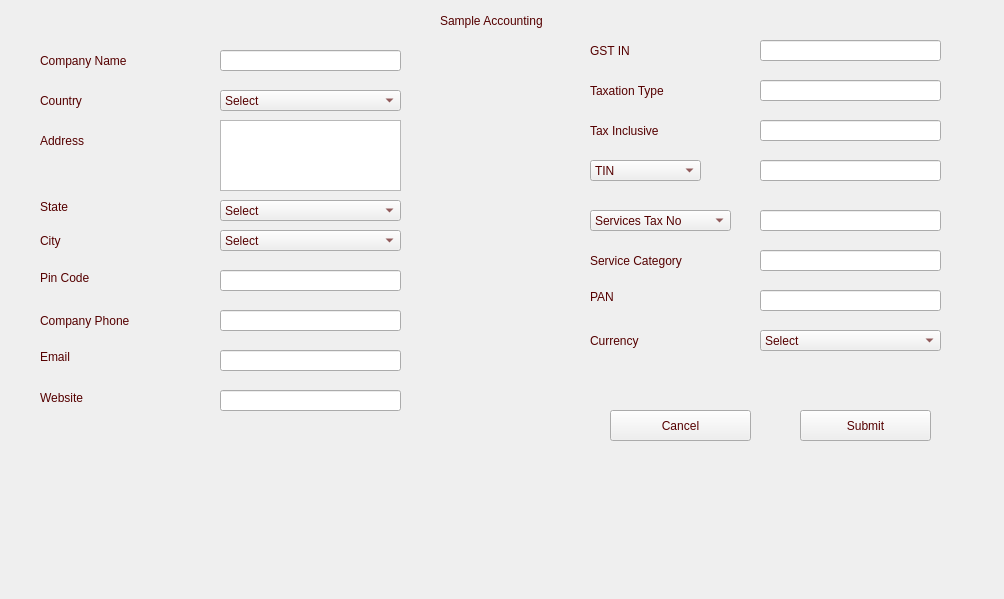
<?xml version="1.0" encoding="UTF-8"?>
<ui version="4.0">
 <class>ImageDisplay</class>
 <widget class="QWidget" name="ImageDisplay">
  <property name="geometry">
   <rect>
    <x>0</x>
    <y>0</y>
    <width>1004</width>
    <height>599</height>
   </rect>
  </property>
  <property name="windowTitle">
   <string>Form</string>
  </property>
  <property name="styleSheet">
   <string notr="true">font: 75 12pt &quot;MS Shell Dlg 2&quot;;

color: rgb(85, 0, 0);</string>
  </property>
  <widget class="QLabel" name="label">
   <property name="geometry">
    <rect>
     <x>40</x>
     <y>50</y>
     <width>121</width>
     <height>21</height>
    </rect>
   </property>
   <property name="text">
    <string>Company Name</string>
   </property>
  </widget>
  <widget class="QLabel" name="label_2">
   <property name="geometry">
    <rect>
     <x>40</x>
     <y>90</y>
     <width>81</width>
     <height>21</height>
    </rect>
   </property>
   <property name="text">
    <string>Country</string>
   </property>
  </widget>
  <widget class="QLabel" name="label_3">
   <property name="geometry">
    <rect>
     <x>40</x>
     <y>130</y>
     <width>81</width>
     <height>21</height>
    </rect>
   </property>
   <property name="text">
    <string>Address</string>
   </property>
  </widget>
  <widget class="QLabel" name="label_4">
   <property name="geometry">
    <rect>
     <x>40</x>
     <y>230</y>
     <width>51</width>
     <height>21</height>
    </rect>
   </property>
   <property name="text">
    <string>City</string>
   </property>
  </widget>
  <widget class="QLabel" name="label_5">
   <property name="geometry">
    <rect>
     <x>40</x>
     <y>200</y>
     <width>47</width>
     <height>13</height>
    </rect>
   </property>
   <property name="text">
    <string>State</string>
   </property>
  </widget>
  <widget class="QLabel" name="label_6">
   <property name="geometry">
    <rect>
     <x>40</x>
     <y>270</y>
     <width>71</width>
     <height>16</height>
    </rect>
   </property>
   <property name="text">
    <string>Pin Code</string>
   </property>
  </widget>
  <widget class="QLineEdit" name="lineEdit">
   <property name="geometry">
    <rect>
     <x>220</x>
     <y>50</y>
     <width>181</width>
     <height>21</height>
    </rect>
   </property>
  </widget>
  <widget class="QTextEdit" name="textEdit">
   <property name="geometry">
    <rect>
     <x>220</x>
     <y>120</y>
     <width>181</width>
     <height>71</height>
    </rect>
   </property>
  </widget>
  <widget class="QLineEdit" name="lineEdit_3">
   <property name="geometry">
    <rect>
     <x>220</x>
     <y>270</y>
     <width>181</width>
     <height>21</height>
    </rect>
   </property>
  </widget>
  <widget class="QComboBox" name="comboBox">
   <property name="geometry">
    <rect>
     <x>220</x>
     <y>230</y>
     <width>181</width>
     <height>21</height>
    </rect>
   </property>
   <item>
    <property name="text">
     <string>Select</string>
    </property>
   </item>
   <item>
    <property name="text">
     <string>Coimbatore</string>
    </property>
   </item>
   <item>
    <property name="text">
     <string>Chennai</string>
    </property>
   </item>
   <item>
    <property name="text">
     <string>Salem</string>
    </property>
   </item>
   <item>
    <property name="text">
     <string>Madurai</string>
    </property>
   </item>
  </widget>
  <widget class="QComboBox" name="comboBox_2">
   <property name="geometry">
    <rect>
     <x>220</x>
     <y>200</y>
     <width>181</width>
     <height>21</height>
    </rect>
   </property>
   <item>
    <property name="text">
     <string>Select</string>
    </property>
   </item>
   <item>
    <property name="text">
     <string>Tamil Nadu</string>
    </property>
   </item>
  </widget>
  <widget class="QLabel" name="label_7">
   <property name="geometry">
    <rect>
     <x>40</x>
     <y>310</y>
     <width>121</width>
     <height>21</height>
    </rect>
   </property>
   <property name="text">
    <string>Company Phone</string>
   </property>
  </widget>
  <widget class="QLabel" name="label_8">
   <property name="geometry">
    <rect>
     <x>40</x>
     <y>350</y>
     <width>47</width>
     <height>13</height>
    </rect>
   </property>
   <property name="text">
    <string>Email</string>
   </property>
  </widget>
  <widget class="QLabel" name="label_9">
   <property name="geometry">
    <rect>
     <x>40</x>
     <y>390</y>
     <width>61</width>
     <height>16</height>
    </rect>
   </property>
   <property name="text">
    <string>Website</string>
   </property>
  </widget>
  <widget class="QLineEdit" name="lineEdit_4">
   <property name="geometry">
    <rect>
     <x>220</x>
     <y>310</y>
     <width>181</width>
     <height>21</height>
    </rect>
   </property>
  </widget>
  <widget class="QLineEdit" name="lineEdit_5">
   <property name="geometry">
    <rect>
     <x>220</x>
     <y>350</y>
     <width>181</width>
     <height>21</height>
    </rect>
   </property>
  </widget>
  <widget class="QLineEdit" name="lineEdit_6">
   <property name="geometry">
    <rect>
     <x>220</x>
     <y>390</y>
     <width>181</width>
     <height>21</height>
    </rect>
   </property>
  </widget>
  <widget class="QLabel" name="label_10">
   <property name="geometry">
    <rect>
     <x>590</x>
     <y>40</y>
     <width>121</width>
     <height>21</height>
    </rect>
   </property>
   <property name="text">
    <string>GST IN</string>
   </property>
  </widget>
  <widget class="QLabel" name="label_11">
   <property name="geometry">
    <rect>
     <x>590</x>
     <y>80</y>
     <width>111</width>
     <height>21</height>
    </rect>
   </property>
   <property name="text">
    <string>Taxation Type</string>
   </property>
  </widget>
  <widget class="QLabel" name="label_12">
   <property name="geometry">
    <rect>
     <x>590</x>
     <y>120</y>
     <width>101</width>
     <height>21</height>
    </rect>
   </property>
   <property name="text">
    <string>Tax Inclusive</string>
   </property>
  </widget>
  <widget class="QComboBox" name="comboBox_3">
   <property name="geometry">
    <rect>
     <x>590</x>
     <y>160</y>
     <width>111</width>
     <height>21</height>
    </rect>
   </property>
   <item>
    <property name="text">
     <string>TIN</string>
    </property>
   </item>
   <item>
    <property name="text">
     <string>VAT</string>
    </property>
   </item>
  </widget>
  <widget class="QComboBox" name="comboBox_4">
   <property name="geometry">
    <rect>
     <x>590</x>
     <y>210</y>
     <width>141</width>
     <height>21</height>
    </rect>
   </property>
   <item>
    <property name="text">
     <string>Services Tax No</string>
    </property>
   </item>
   <item>
    <property name="text">
     <string>CST Tin No</string>
    </property>
   </item>
  </widget>
  <widget class="QLabel" name="label_13">
   <property name="geometry">
    <rect>
     <x>590</x>
     <y>250</y>
     <width>131</width>
     <height>21</height>
    </rect>
   </property>
   <property name="text">
    <string>Service Category</string>
   </property>
  </widget>
  <widget class="QLabel" name="label_14">
   <property name="geometry">
    <rect>
     <x>590</x>
     <y>290</y>
     <width>47</width>
     <height>13</height>
    </rect>
   </property>
   <property name="text">
    <string>PAN</string>
   </property>
  </widget>
  <widget class="QLabel" name="label_15">
   <property name="geometry">
    <rect>
     <x>590</x>
     <y>330</y>
     <width>101</width>
     <height>21</height>
    </rect>
   </property>
   <property name="text">
    <string>Currency</string>
   </property>
  </widget>
  <widget class="QLineEdit" name="lineEdit_7">
   <property name="geometry">
    <rect>
     <x>760</x>
     <y>40</y>
     <width>181</width>
     <height>21</height>
    </rect>
   </property>
  </widget>
  <widget class="QLineEdit" name="lineEdit_8">
   <property name="geometry">
    <rect>
     <x>760</x>
     <y>80</y>
     <width>181</width>
     <height>21</height>
    </rect>
   </property>
  </widget>
  <widget class="QLineEdit" name="lineEdit_9">
   <property name="geometry">
    <rect>
     <x>760</x>
     <y>120</y>
     <width>181</width>
     <height>21</height>
    </rect>
   </property>
  </widget>
  <widget class="QLineEdit" name="lineEdit_10">
   <property name="geometry">
    <rect>
     <x>760</x>
     <y>160</y>
     <width>181</width>
     <height>21</height>
    </rect>
   </property>
  </widget>
  <widget class="QLineEdit" name="lineEdit_11">
   <property name="geometry">
    <rect>
     <x>760</x>
     <y>210</y>
     <width>181</width>
     <height>21</height>
    </rect>
   </property>
  </widget>
  <widget class="QLineEdit" name="lineEdit_12">
   <property name="geometry">
    <rect>
     <x>760</x>
     <y>250</y>
     <width>181</width>
     <height>21</height>
    </rect>
   </property>
  </widget>
  <widget class="QLineEdit" name="lineEdit_13">
   <property name="geometry">
    <rect>
     <x>760</x>
     <y>290</y>
     <width>181</width>
     <height>21</height>
    </rect>
   </property>
  </widget>
  <widget class="QComboBox" name="comboBox_5">
   <property name="geometry">
    <rect>
     <x>760</x>
     <y>330</y>
     <width>181</width>
     <height>21</height>
    </rect>
   </property>
   <item>
    <property name="text">
     <string>Select</string>
    </property>
   </item>
   <item>
    <property name="text">
     <string>INR</string>
    </property>
   </item>
   <item>
    <property name="text">
     <string>$</string>
    </property>
   </item>
  </widget>
  <widget class="QComboBox" name="comboBox_6">
   <property name="geometry">
    <rect>
     <x>220</x>
     <y>90</y>
     <width>181</width>
     <height>21</height>
    </rect>
   </property>
   <item>
    <property name="text">
     <string>Select</string>
    </property>
   </item>
   <item>
    <property name="text">
     <string>India</string>
    </property>
   </item>
  </widget>
  <widget class="QPushButton" name="btncancel">
   <property name="geometry">
    <rect>
     <x>610</x>
     <y>410</y>
     <width>141</width>
     <height>31</height>
    </rect>
   </property>
   <property name="text">
    <string>Cancel</string>
   </property>
  </widget>
  <widget class="QPushButton" name="btnSubmit">
   <property name="geometry">
    <rect>
     <x>800</x>
     <y>410</y>
     <width>131</width>
     <height>31</height>
    </rect>
   </property>
   <property name="text">
    <string>Submit</string>
   </property>
  </widget>
  <widget class="QLabel" name="label_16">
   <property name="geometry">
    <rect>
     <x>440</x>
     <y>10</y>
     <width>181</width>
     <height>21</height>
    </rect>
   </property>
   <property name="styleSheet">
    <string notr="true">font: 87 12pt &quot;Arial Black&quot;;</string>
   </property>
   <property name="text">
    <string>Sample Accounting </string>
   </property>
  </widget>
 </widget>
 <resources/>
 <connections/>
</ui>
